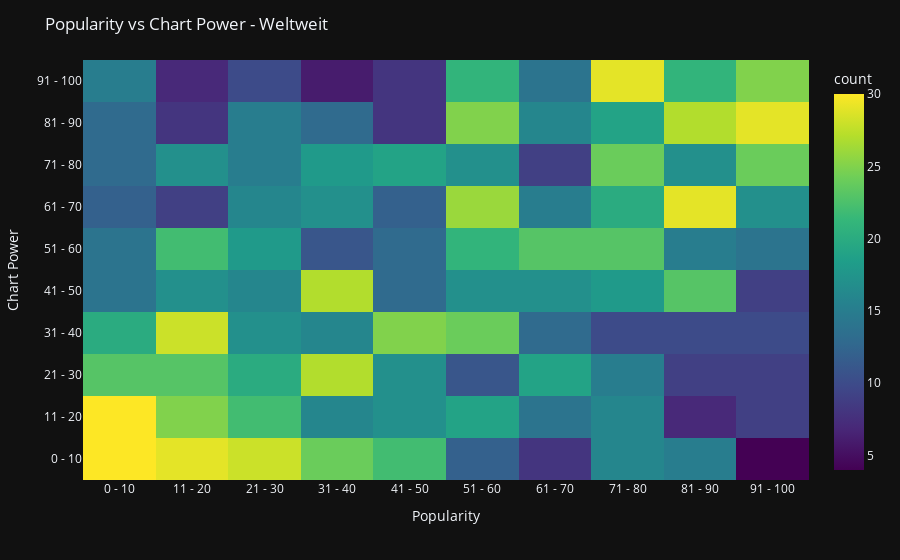

Notebook cell for this chart:
### Code cell
create_heatmap(df_found_copy, "Popularity vs Chart Power - Weltweit")

### Figure 1 — Plotly figure (JSON) as saved in the notebook; plotly's stock layout.template omitted (floating-point values rounded to 4 significant figures; data arrays with more than 128 entries replaced by an {"elided": "..."} marker saying what was removed)
{"data": [{"coloraxis": "coloraxis", "hovertemplate": "popularity_percentile=%{x}<br>chart_power_percentile=%{y}<br>count=%{z}<extra></extra>", "name": "", "nbinsx": 10, "nbinsy": 10, "type": "histogram2d", "x": {"elided": "1729 str values"}, "xaxis": "x", "xbingroup": "x", "y": {"elided": "1729 str values"}, "yaxis": "y", "ybingroup": "y"}], "layout": {"coloraxis": {"colorbar": {"title": {"text": "count"}}, "colorscale": [[0, "#440154"], [0.1111, "#482878"], [0.2222, "#3e4989"], [0.3333, "#31688e"], [0.4444, "#26828e"], [0.5556, "#1f9e89"], [0.6667, "#35b779"], [0.7778, "#6ece58"], [0.8889, "#b5de2b"], [1, "#fde725"]]}, "legend": {"tracegroupgap": 0}, "margin": {"t": 60}, "title": {"text": "Popularity vs Chart Power - Weltweit"}, "xaxis": {"anchor": "y", "domain": [0, 1], "title": {"text": "Popularity"}}, "yaxis": {"anchor": "x", "categoryarray": ["0 - 10", "11 - 20", "21 - 30", "31 - 40", "41 - 50", "51 - 60", "61 - 70", "71 - 80", "81 - 90", "91 - 100"], "categoryorder": "array", "domain": [0, 1], "title": {"text": "Chart Power"}}}}
